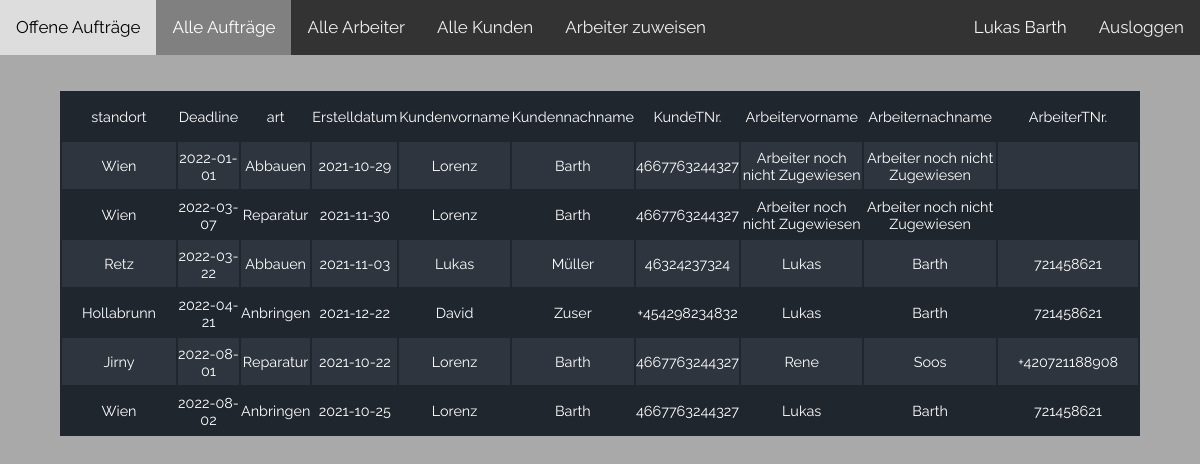
Screenshot of /pages/admin_pages/alle_auftraege.php (signed in) with the database file from the repository.
### tables this page shows
create table Arbeiter(
ID int NOT NULL AUTO_INCREMENT,
Vorname varchar(40) NOT NULL,
Nachname varchar(40) NOT NULL,
Telefonnummer varchar(30),
Email varchar(40) NOT NULL,
Passwort varchar(40) NOT NULL,
PRIMARY KEY (ID)
);

create table Auftrag(
ID int NOT NULL AUTO_INCREMENT,
Preis int NOT NULL,
Erstelldatum DATE,
Deadline DATE NOT NULL,
Art varchar(40), 
Erledigt VARCHAR(1) NOT NULL DEFAULT 'N',
LogoID int NOT NULL,
KundeID int NOT NULL,
ArbeiterID int NOT NULL,
primary key (id),
FOREIGN KEY (LogoID) REFERENCES Logo(ID),
FOREIGN KEY (KundeID) REFERENCES Kunde(ID),
FOREIGN KEY (ArbeiterID) REFERENCES Arbeiter(ID)
);

create table Logo(
ID int NOT NULL AUTO_INCREMENT,
Standort varchar(40) NOT NULL,
Zustand varchar(40),
Typ varchar(40) NOT NULL,
PRIMARY KEY (ID)
);

create table Kunde(
ID int NOT NULL AUTO_INCREMENT,
Vorname varchar(40) NOT NULL,
Nachname varchar(40) NOT NULL,
Telefonnummer varchar(30),
Email varchar(40) NOT NULL,
Passwort varchar(50) NOT NULL,
PRIMARY KEY (ID)
);

### php_functions/session.php (called while the page is built, shortened)
<?php
include "connect.php";
$email_check = $_SESSION["Email"];
$pass_check = $_SESSION["Passwort"];
$mode_check = $_SESSION["Mode"];
if (!($_SESSION["Email"] === "admin@mail.com" && $_SESSION["Passwort"] === "1234")) {
    if ($mode_check === "Arbeiter") {
        $sql = "SELECT * FROM arbeiter WHERE Email='$email_check' AND Passwort='$pass_check'";
    } else {
        $sql = "SELECT * FROM kunde WHERE Email='$email_check' AND Passwort='$pass_check'";
    }
    $result = mysqli_query($conn, $sql);
    if (mysqli_num_rows($result) === 1) {
        $row = mysqli_fetch_assoc($result);
        if (
            $row["Email"] === $email_check &&
            $row["Passwort"] === $pass_check
        ) {
            $login_session = $row["Vorname"] . " " . $row["Nachname"];
        } else {
            header("location: ../pages/index.php");
            die();
        }
    } else {
        header("location: ../pages/index.php");
        die();
    }
}
else
{
    $login_session = "Admin";
}
?>

### php_functions/display_data.php (the view, shortened to what this page needs)
<?php
function display_data($data) {
    $output = "<table class='data_table'>";
    foreach($data as $row => $var) {
        $output .= '<tr>';
        if($row===0) {
            foreach($var as $col => $val) {
                $output .= "<td>" . $col . '</td>';
            }
            $output .= '</tr>';
        }
        foreach($var as $val) {
            $output .= '<td>' . $val . '</td>';
        }
        $output .= '</tr>';
    }
    $output .= '</table>';
    echo $output;
}

### pages/admin_pages/alle_auftraege.php (shortened to what this page needs)
<?php
include "../../php_functions/session.php";
include "../../php_functions/connect.php";
include "../../php_functions/display_data.php";
?>
<html lang="en">
<head>
    <link rel="stylesheet" href="../../css_files/overview.css">
</head>
<body>
<div class="topnav">
    <a  href="admin.php">Offene Aufträge</a>
    <a  class="active" href="alle_auftraege.php">Alle Aufträge</a>
    <a  href="alle_arbeiter.php">Alle Arbeiter</a>
    <a  href="alle_kunden.php">Alle Kunden</a>
    <a href="arbeiter_zuweisen.php">Arbeiter zuweisen</a>
    <a class="logout" href = "../../php_functions/logout.php">Ausloggen</a>
    <a class="name" ><?php echo $login_session?></a>
</div>
<div>
    <?php
    $query = "select logo.standort, Deadline, auftrag.art, auftrag.Erstelldatum,kunde.vorname as 'Kundenvorname', kunde.nachname as 'Kundennachname',kunde.Telefonnummer as 'KundeTNr.', arbeiter.vorname as 'Arbeitervorname',arbeiter.Nachname as 'Arbeiternachname', arbeiter.Telefonnummer as 'ArbeiterTNr.'
from logo join auftrag on logo.id = auftrag.logoid join kunde on auftrag.kundeid = kunde.id join arbeiter on auftrag.arbeiterid = arbeiter.id order by Deadline asc ;
";
    $result = mysqli_query($conn, $query);
    display_data($result);
    ?>
</div>
</body>
</html>

### css_files/overview.css (style rules this page uses)
* { box-sizing: border-box; margin: 0; padding: 0; font-family: Raleway, sans-serif; }
html { font-size: 62.5%; }
body { font-family: 'Roboto', 'Helvetica Neue', Helvetica, Arial, sans-serif; font-size: 1.6rem; line-height: 1.6; -webkit-font-smoothing: antialiased; -moz-osx-font-smoothing: grayscale; background-color: darkgrey; }
table { margin-left: auto; margin-right: auto; width: 90%; min-width: 300px; margin-bottom: 2.4rem; background-color: #20262e; color: #fff; overflow: hidden; }
table tr:nth-child(even) { background-color: rgb(46, 53, 62); }
table td:before { color: #28b1de; }
table td { display: block; font-size: 90%; }
table td:first-child { padding-top: 1rem; }
table td:last-child { padding-bottom: 1rem; }
table td:before { content: attr(data-th) ':\00a0'; font-weight: bold; min-width: 8rem; display: inline-block; }
@media (min-width: 600px) { table td:before { display: none; } }
@media (min-width: 600px) { table td { display: table-cell; text-align: center; } }
@media (min-width: 600px) { table td:first-child, table td:last-child { padding: 1.5rem 2rem; } }
.topnav { background-color: #333; overflow: hidden; }
.topnav a { float: left; color: #f2f2f2; text-align: center; padding: 14px 16px; text-decoration: none; font-size: 17px; }
.topnav a.active { background-color: grey; color: white; }
a.logout { float: right; color: #f2f2f2; text-align: center; padding: 14px 16px; text-decoration: none; font-size: 17px; }
a.name { color: whitesmoke; float: right; text-align: center; padding: 14px 16px; text-decoration: none; font-size: 17px; }
.data_table { margin-top: 3%; }

### rows the page displays
arbeiter: login_session "Lukas Barth"
auftrag: col "standort", col "Deadline", col "art", col "Erstelldatum", col "Kundenvorname", col "Kundennachname", col "KundeTNr.", col "Arbeitervorname", col "Arbeiternachname", col "ArbeiterTNr.", LogoID.Standort "Wien", Deadline "2022-01-01", Art "Abbauen", Erstelldatum "2021-10-29", KundeID.Vorname "Lorenz", KundeID.Nachname "Barth", KundeID.Telefonnummer "4667763244327", val "Arbeiter noch nicht Zugewiesen"
auftrag: LogoID.Standort "Wien", Deadline "2022-03-07", Art "Reparatur", Erstelldatum "2021-11-30", KundeID.Vorname "Lorenz", KundeID.Nachname "Barth", KundeID.Telefonnummer "4667763244327", val "Arbeiter noch nicht Zugewiesen"
auftrag: LogoID.Standort "Retz", Deadline "2022-03-22", Art "Abbauen", Erstelldatum "2021-11-03", val "Lukas", KundeID.Nachname "Müller", KundeID.Telefonnummer "46324237324", ArbeiterID.Nachname "Barth", ArbeiterID.Telefonnummer "721458621"
auftrag: LogoID.Standort "Hollabrunn", Deadline "2022-04-21", Art "Anbringen", Erstelldatum "2021-12-22", KundeID.Vorname "David", KundeID.Nachname "Zuser", KundeID.Telefonnummer "+454298234832", ArbeiterID.Vorname "Lukas", ArbeiterID.Nachname "Barth", ArbeiterID.Telefonnummer "721458621"
auftrag: LogoID.Standort "Jirny", Deadline "2022-08-01", Art "Reparatur", Erstelldatum "2021-10-22", KundeID.Vorname "Lorenz", KundeID.Nachname "Barth", KundeID.Telefonnummer "4667763244327", ArbeiterID.Vorname "Rene", ArbeiterID.Nachname "Soos", ArbeiterID.Telefonnummer "+420721188908"
auftrag: LogoID.Standort "Wien", Deadline "2022-08-02", Art "Anbringen", Erstelldatum "2021-10-25", KundeID.Vorname "Lorenz", val "Barth", KundeID.Telefonnummer "4667763244327", ArbeiterID.Vorname "Lukas", ArbeiterID.Telefonnummer "721458621"
